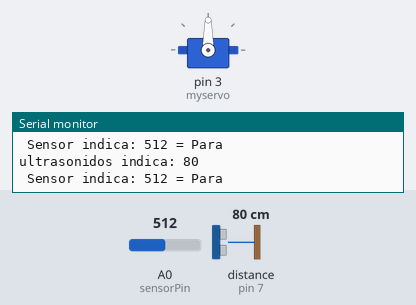
This sketch was run on a simulated Arduino Uno, built with avr-gcc and run on an emulated ATmega328P. On the bench: servo, the last lines printed to the serial monitor. The inputs (shaded band) are chosen by the test bench; at power-on: A0 (sensorPin) = 512, distance to the obstacle (sensor on pin 7) 80 cm. The echo pulse lasts 58.3 µs per cm.

Above: at 1.2 s.
1.3 s: A0 (sensorPin) set to 42
4.3 s: A0 (sensorPin) set to 37
At 5.1 s:
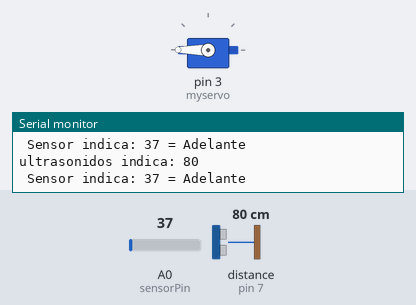
5.8 s: distance to the obstacle (sensor on pin 7) set to 23 cm
8.8 s: distance to the obstacle (sensor on pin 7) set to 19 cm
Timing chart, 0 to 11.8 s (numbered marks = the images above; inputs shaded):
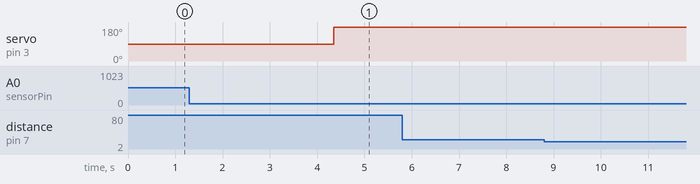

The sketch:

control_1_servo_con_IR___Usonidos.ino
```cpp
/*
Alexandre Filgueira Lago --> http://botybot.wordpress.com/
*-*-*-*-*-**-*-*-*-*-**-*-*-*-*-**-*-*-*-*-**-*-*-*-*-**-*-*-*-*-*
*/
#include <Ultrasonic.h>
/*
Mario Pérez Esteso
https://www.youtube.com/user/telecoreference
http://www.diarioelectronicohoy.com/arduino/
https://twitter.com/_Mario_Perez

Facebook page! Join us with a LIKE!
https://www.facebook.com/TutorialesArduino
*/
#include <Servo.h>


Ultrasonic ultrasonic(5,7); //(Trigger pin,Echo pin) pines digitales
Servo myservo;

int pos = 0;    // variable to store the servo position
int dist_cm=0;
int sensorPin = 0; //pin analogico 0
int varSensor = 0;

void setup(){
  Serial.begin(9600);
    myservo.attach(3);  // attaches the servo on pin 3 to the servo object
}

void loop(){// no hay tiempos de espera para el servo...


  dist_cm=ultrasonic.Ranging(CM); //Medimos la distancia en cm.

  Serial.print("ultrasonidos indica: ");
  Serial.println(dist_cm);
  delay(6);          //este delay es para realizar bien las medidas, con menos tiempo se observan problemas


  varSensor = analogRead(sensorPin);
  Serial.print(" Sensor indica: ");
  Serial.print(varSensor);

  if(varSensor < 40 && dist_cm > 20){ //visualizando con el monitor serie se observa que el sensor detecta distancias superiores a 30cm, por ejemplo 40*5/1023=0.19V que equivale a x cm
    Serial.println(" = Adelante");
      myservo.attach(3);
     pos = 180 ;           // movimiento "adelante" rapido
      myservo.write(pos);
  }
  else{
    Serial.println(" = Para");
    myservo.detach();  // desconecta la salida de myservo
  }

}

//////////////////////
// si pos< 95 aprox giro atras
// si pos > 95 aprox giro adelante
// 0 <= pos <= 180


//////////////////
```

Measured:
- the behaviour switches between 40 and 39 on A0 (sensorPin) (found by bisection; images 0 and 1)
- after the input at 4.3 s, servo on pin 3 (myservo): 90° → 180° after 0.05 s
